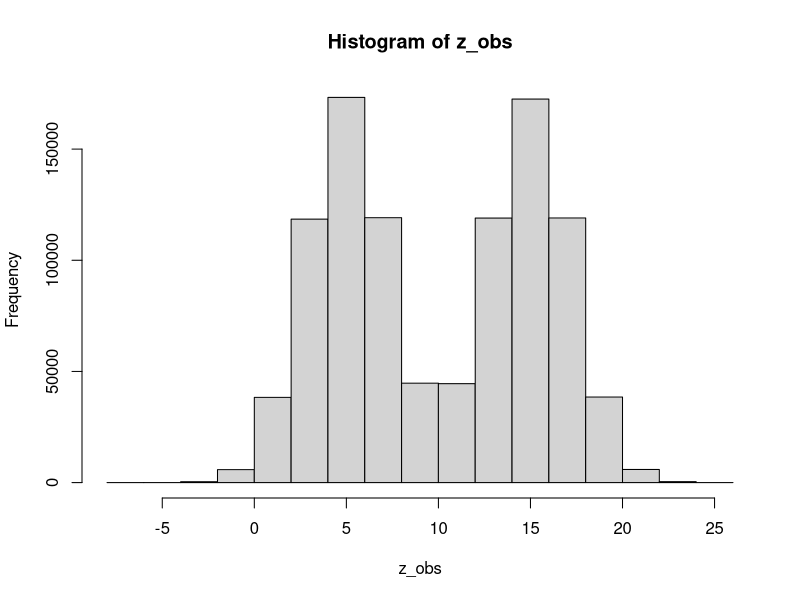
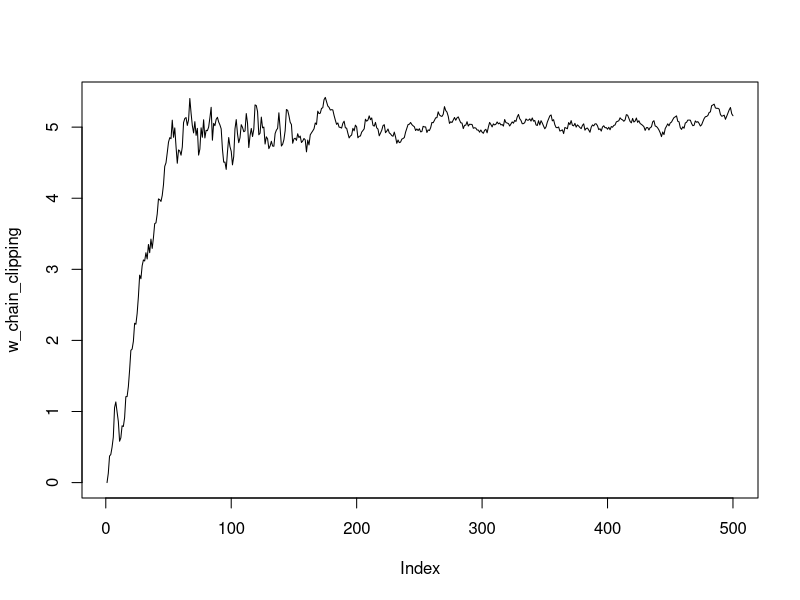
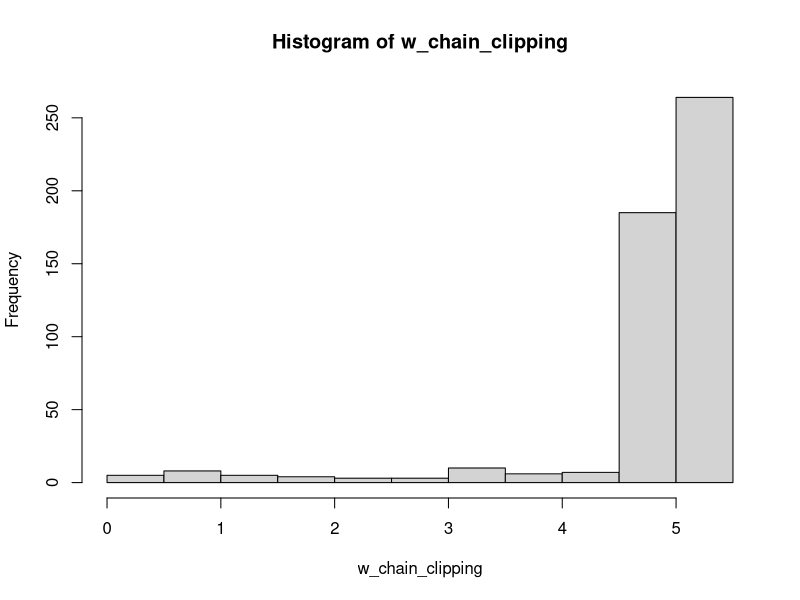

Write the R code that produced these figures, in order.
## ---- chunk 1
rm(list=ls())
## ---- chunk 2
# call libraries
library(numDeriv)
library(mvtnorm)
## ---- chunk 3
# Load R package for printing
library(knitr)
## ---- chunk 4
# Set a seed of the random number generator
set.seed(2023)
## ---- chunk 5
rm( list = ls() )
## ---- chunk 6
data_generating_model <- function(n,w) {
  z <- rep( NaN, times=n )
  p1 <- 0.5 
  p2 <- 1.0-p1
  w <- 5
  phi <-  20
  sig2 <- 5
  lab <- as.numeric(runif(n_obs)>p1)
  z <- lab*rnorm(n, mean = w, sd = sqrt(sig2)) + (1-lab)*rnorm(n, mean = phi-w, sd = sqrt(sig2))
  return(z)
}
## ---- chunk 7
n_obs <- 10^(6)
w_true <- 5 
set.seed(2023)
z_obs <- data_generating_model(n = n_obs, w = w_true) 
set.seed(0)
hist(z_obs)
## ---- chunk 8
log_sampling_pdf <- function(z, w, p1 = 0.5, phi=20, sig2 = 5) {
  log_sampling_pdf <- p1*dnorm(z, mean = w, sd = sqrt(sig2), log = FALSE)
  log_sampling_pdf <- log_sampling_pdf + (1-p1)*dnorm(z, mean = phi-w, sd = sqrt(sig2), log = FALSE)
  log_sampling_pdf <- log(log_sampling_pdf) ;
  return(log_sampling_pdf)
}
## ---- chunk 9
log_prior_pdf <- function(w, mu = 0.0, sig2 = 100 ) {
  log_pdf <- dnorm(w, mean = mu, sd = sqrt(sig2), log = TRUE)
  return( log_pdf )
}
## ---- chunk 10
learning_rate <- function(t, T_0  , T_1  , C_0  , s_0   ) {
  if ( t <= T_0 ) {
    eta <- C_0
  } else if ( (T_0+1 <= t) && (t <= T_1 ) ) {
    eta <- C_0 / ( (t-T_0) ^ s_0 )
  } else {
    eta <- C_0 / ( (T_1-T_0) ^ s_0 )
  }
  return(eta)
}
## ---- chunk 11
w <- 4.0
#
aux_fun <- function(w, z = z_obs[1]) {
  return( log_sampling_pdf(z, w) ) 
}
#
gr <- numDeriv::grad( aux_fun, w )
#
gr
## ---- chunk 12
Tmax <- 500
#
w_seed <- 0.0
#
eta <- 10^(-2)
eta_C <- eta
eta_s <- 0.51
eta_T0 <- 0.3*Tmax
eta_T1 <- 0.6*Tmax
#
batch_size <- 1000
#
tau <- 1.0
#
# Set the seed
w <- w_seed
w_chain_clipping <- c(w)
# iterate
t <- 1
Qterm <- 0
#
clipping_threshold <- 10
#
# iterate
#
while ( (Qterm != 1) ) {
  # counter 
  t <- t+1
  cat( t ) ; cat( ' ' ) ## counter added for display reasons
  # learning rate
  eta <- learning_rate(t, eta_T0, eta_T1, eta_C, eta_s)
  # sub-sample
  J <- sample.int( n = n_obs, size = batch_size, replace = FALSE)
  # update
  w_new <- w
  ## likelihood
  grad_est_lik <- rep( 0.0, times=length(w) )
  for (j in J) {
    aux_fun <- function(w, z=z_obs[j]){
      gr <- log_sampling_pdf(z, w)
      return(gr)
    }
    grad_est_lik <- grad_est_lik + numDeriv::grad(aux_fun, w)
  }
  grad_est_lik <- ( n_obs / batch_size) * grad_est_lik
  # gradient clipping/rescaring
  norm_grad_est_lik <- sqrt(sum(grad_est_lik^2))
  grad_est_lik <- grad_est_lik * min( 1.0, clipping_threshold/norm_grad_est_lik )
  w_new <- w_new +eta*grad_est_lik ; 
  ## prior
  aux_fun <- function(w){
    d <- length(w)
    gr <- log_prior_pdf(w, rep(0,d), 100*diag(d))
    return(gr)
  }
  w_new <- w_new +eta*numDeriv::grad(aux_fun, w) ;
  ## noise
  w_new <- w_new +sqrt(2.0)*sqrt(eta)*sqrt(tau)*rnorm(n = length(w), mean = 0, sd = 1)
  # record
  w <- w_new
  # termination criterion
  if  ( t >= Tmax ) {
    Qterm <- 1
  }
  # record the produced chain
  w_chain_clipping <- rbind(w_chain_clipping,w)
}
## ---- chunk 13
plot(w_chain_clipping, type = 'l')
hist(w_chain_clipping)
